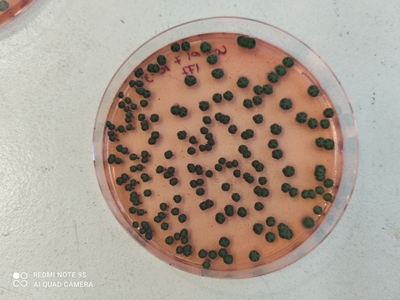
#> input picture input.jpg, 400 x 300 px
$ python Sandbox.py
#> lines starting #> are read from the running program, lines starting #| are printed output that depends on the picture
#%%
import numpy as np
import cv2
#from google.colab.patches import cv2_imshow
import matplotlib.pyplot as plt
import matplotlib.patches as mpatches
import pandas as pd
from mpl_toolkits.mplot3d import Axes3D
from sklearn.neighbors import KNeighborsClassifier

# %%
imagen_cv=cv2.imread('input.jpg')
#> imagen_cv is the input picture: shape (300, 400, 3); mean B, G, R 147.5, 159.7, 174.1
imagen_cv=imagen_cv[15:,15:,:]
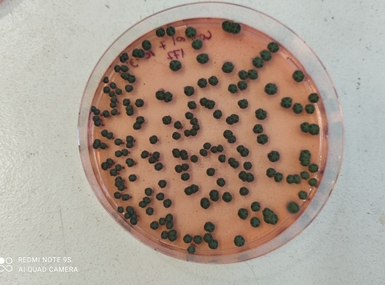
#> imagen_cv: shape (285, 385, 3); mean B, G, R 143.2, 155.9, 171.6
print(imagen_cv.shape)
#| (285, 385, 3)
imagen=imagen_cv.copy()
imagen[:,:,[2,1,0]]=imagen_cv #cv2 lee en orden BGR'
print('dimensiones de la imagen: ', imagen.shape, 'es decir: ', imagen.shape[0]*imagen.shape[1], '=', imagen.shape[0],'x',imagen.shape[1],' pixeles RGB')
#| dimensiones de la imagen:  (285, 385, 3) es decir:  109725 = 285 x 385  pixeles RGB
print('tipo de datos: ', imagen.dtype)
#| tipo de datos:  uint8
#%%
cv2.startWindowThread()
#cv2.namedWindow("preview")
cv2.imshow('ImageWindow',imagen_cv)
cv2.waitKey()
#%%
dims=imagen.shape
#> dims = (285, 385, 3)
cant_filas=dims[0]
#> cant_filas = 285
cant_columnas=dims[1]
#> cant_columnas = 385
cant_pixeles=cant_filas*cant_columnas
#> cant_pixeles = 109725
data0=np.zeros([cant_pixeles,4],dtype='int')
for f in range(cant_filas):
    for c in range(cant_columnas):
        nro=f*cant_columnas+c
        data0[nro,0]=nro
        data0[nro,1:4]=imagen[f,c,:]

df = pd.DataFrame(data0, columns=["pixel_id","rojo","verde","azul"])
#> df = table of 109725 rows and 4 columns

print('Tamaño de Base de pixeles:', df.shape)
#| Tamaño de Base de pixeles: (109725, 4)
#df.head()

variables=["rojo","verde","azul"]# variables o características

variable1=variables[1] # puede ser 0, 1 o 2, es decir, rojo, verde o azul
variable2=variables[2]

f1 = df[variable1].values
f2 = df[variable2].values

plt.scatter(f1, f2,c='gray', s=1)
plt.xlabel(variable1)
plt.ylabel(variable2)
plt.show()
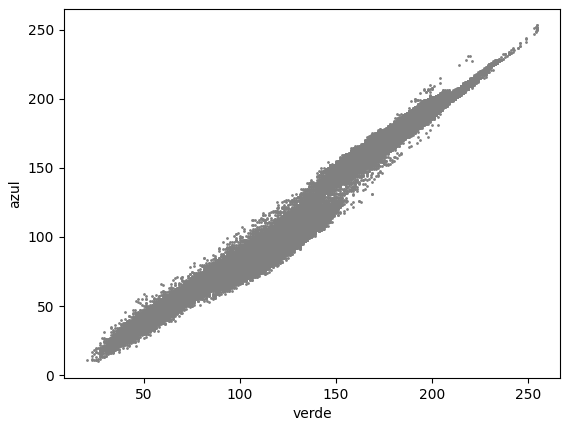
#> figure drawn by matplotlib, 1 panel
# %%
import plotly.express as px

fig = px.scatter(df, y=variable2, x=variable1, text="pixel_id")
fig.update_traces(marker_size=2)
#fig.show() #en Jupyter
fig.show(renderer="colab") #En Colab


# %%
